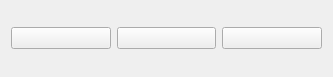
<?xml version="1.0" encoding="UTF-8"?>
<ui version="4.0">
 <class>myTimerWidget</class>
 <widget class="QWidget" name="myTimerWidget">
  <property name="geometry">
   <rect>
    <x>0</x>
    <y>0</y>
    <width>333</width>
    <height>77</height>
   </rect>
  </property>
  <property name="windowTitle">
   <string>myTimerWidget</string>
  </property>
  <layout class="QHBoxLayout" name="horizontalLayout_2">
   <item>
    <layout class="QHBoxLayout" name="horizontalLayout">
     <item>
      <widget class="QPushButton" name="pushButton_1">
       <property name="text">
        <string/>
       </property>
      </widget>
     </item>
     <item>
      <widget class="QPushButton" name="pushButton_2">
       <property name="text">
        <string/>
       </property>
      </widget>
     </item>
     <item>
      <widget class="QPushButton" name="pushButton_3">
       <property name="text">
        <string/>
       </property>
      </widget>
     </item>
    </layout>
   </item>
  </layout>
 </widget>
 <layoutdefault spacing="6" margin="11"/>
 <resources/>
 <connections/>
</ui>
